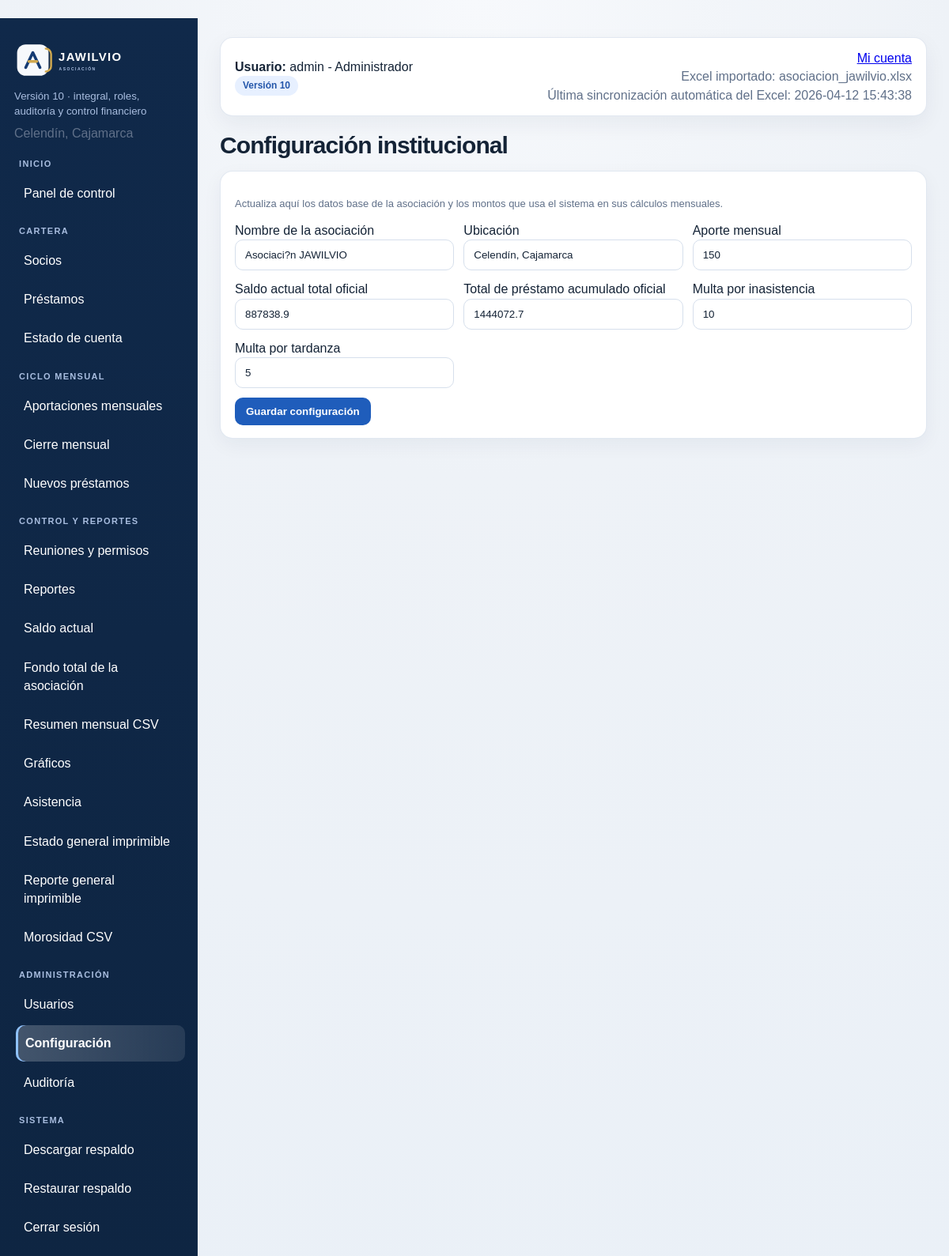
Screenshot of /configuracion (signed in) with the database file from the repository.
### tables this page shows
CREATE TABLE configuracion (
    clave TEXT PRIMARY KEY,
    valor TEXT
);

CREATE TABLE users (
    id INTEGER PRIMARY KEY AUTOINCREMENT,
    username TEXT UNIQUE NOT NULL,
    password TEXT NOT NULL,
    role TEXT NOT NULL
, estado TEXT NOT NULL DEFAULT 'Activo', creado_en TEXT, ultimo_acceso TEXT);

CREATE TABLE meta (
    clave TEXT PRIMARY KEY,
    valor TEXT
);

### app/routes.py (the view, shortened to what this page needs)
@bp.route('/configuracion', methods=['GET', 'POST'])
@admin_required
def configuracion():
    with connect_db() as conn:
        cfg = {r['clave']: r['valor'] for r in conn.execute("SELECT clave, valor FROM configuracion").fetchall()}
    return render_template('configuracion.html', cfg=cfg)

### app/routes.py (called while the page is built)
def connect_db():
    conn = sqlite3.connect(current_app.config['DATABASE'])
    conn.row_factory = sqlite3.Row
    return conn

def role_can_access_endpoint(role, endpoint, write=False):
    if not endpoint:
        return True
    if endpoint.startswith('static'):
        return True
    if endpoint in {'main.login', 'main.logout', 'main.index'}:
        return True
    access_map = ROLE_WRITE_ACCESS if write else ROLE_VIEW_ACCESS
    allowed = access_map.get(role or '', set())
    return '*' in allowed or endpoint in allowed

def admin_required(view):
    @wraps(view)
    def wrapped(*args, **kwargs):
        if not session.get('user_id'):
            return redirect(url_for('main.login'))
        if session.get('role') != 'Administrador':
            flash('Solo el administrador puede realizar esta acción.')
            return redirect(url_for('main.dashboard'))
        return view(*args, **kwargs)
    return wrapped

### app/templates/configuracion.html
{% extends 'base.html' %}
{% block content %}
<h2>Configuración institucional</h2>
<div class="card">
  <p class="small-note">Actualiza aquí los datos base de la asociación y los montos que usa el sistema en sus cálculos mensuales.</p>
  <form method="post" class="form-inline">
    <div><label>Nombre de la asociación</label><input type="text" name="nombre_asociacion" value="{{ cfg.get('nombre_asociacion','') }}" placeholder="Escribe el nombre institucional" required></div>
    <div><label>Ubicación</label><input type="text" name="ubicacion" value="{{ cfg.get('ubicacion','') }}" placeholder="Ciudad, provincia o referencia"></div>
    <div><label>Aporte mensual</label><input type="text" name="aporte_mensual" value="{{ cfg.get('aporte_mensual','150') }}" placeholder="Monto mensual por socio"></div>
    <div><label>Saldo actual total oficial</label><input type="text" name="saldo_actual_total_oficial" value="{{ cfg.get('saldo_actual_total_oficial','887838.9') }}" placeholder="Saldo actual total oficial de la cartera"></div>
    <div><label>Total de préstamo acumulado oficial</label><input type="text" name="total_prestamo_acumulado_oficial" value="{{ cfg.get('total_prestamo_acumulado_oficial','1444072.7') }}" placeholder="Monto oficial acumulado de préstamos"></div>
    <div><label>Multa por inasistencia</label><input type="text" name="multa_inasistencia" value="{{ cfg.get('multa_inasistencia','10') }}" placeholder="Monto de multa por inasistencia"></div>
    <div><label>Multa por tardanza</label><input type="text" name="multa_tardanza" value="{{ cfg.get('multa_tardanza','5') }}" placeholder="Monto de multa por tardanza"></div>
    <div style="grid-column:1/-1"><button class="btn" type="submit">Guardar configuración</button></div>
  </form>
</div>
{% endblock %}

### app/templates/base.html (shortened to what this page needs)
<!doctype html>
<html lang="es">
<head>
  <link rel="stylesheet" href="{{ url_for('static', filename='css/style.css') }}">
</head>
<body>
{% if session.get('user_id') %}
<div class="layout">
  <aside class="sidebar">
    <div class="sidebar-brand">
      <img class="sidebar-logo" src="{{ url_for('static', filename='img/logo_jawilvio_dark.svg') }}" alt="Logo JAWILVIO">
    </div>
    <small>Versión 10 · integral, roles, auditoría y control financiero</small>
    <div class="muted" style="margin-top:6px">{{ app_ubicacion }}</div>
    <nav class="nav" style="margin-top:20px">
      <div class="nav-section-title">Inicio</div>
      {% if can_access('main.dashboard') %}<a class="{% if request.endpoint == 'main.dashboard' %}active{% endif %}" href="{{ url_for('main.dashboard') }}">Panel de control</a>{% endif %}
      <div class="nav-section-title">Cartera</div>
      {% if can_access('main.socios') %}<a class="{% if request.endpoint == 'main.socios' %}active{% endif %}" href="{{ url_for('main.socios') }}">Socios</a>{% endif %}
      {% if can_access('main.prestamos') %}<a class="{% if request.endpoint == 'main.prestamos' %}active{% endif %}" href="{{ url_for('main.prestamos') }}">Préstamos</a>{% endif %}
      {% if can_access('main.estado_cuenta') %}<a class="" href="{{ url_for('main.estado_cuenta') }}">Estado de cuenta</a>{% endif %}
      <div class="nav-section-title">Ciclo mensual</div>
      {% if can_access('main.aportaciones_mensuales') %}<a class="{% if request.endpoint == 'main.aportaciones_mensuales' %}active{% endif %}" href="{{ url_for('main.aportaciones_mensuales') }}">Aportaciones mensuales</a>{% endif %}
      {% if can_access('main.cierre_mensual') %}<a class="{% if request.endpoint == 'main.cierre_mensual' %}active{% endif %}" href="{{ url_for('main.cierre_mensual') }}">Cierre mensual</a>{% endif %}
      {% if can_access('main.nuevos_prestamos') %}<a class="{% if request.endpoint == 'main.nuevos_prestamos' %}active{% endif %}" href="{{ url_for('main.nuevos_prestamos') }}">Nuevos préstamos</a>{% endif %}
      <div class="nav-section-title">Control y reportes</div>
      {% if can_access('main.reuniones') %}<a class="{% if request.endpoint == 'main.reuniones' %}active{% endif %}" href="{{ url_for('main.reuniones') }}">Reuniones y permisos</a>{% endif %}
      {% if can_access('main.reportes') %}<a class="{% if request.endpoint == 'main.reportes' %}active{% endif %}" href="{{ url_for('main.reportes') }}">Reportes</a>{% endif %}
      {% if can_access('main.saldo_actual') %}<a class="" href="{{ url_for('main.saldo_actual') }}">Saldo actual</a>{% endif %}
      {% if can_access('main.fondo_total') %}<a class="{% if request.endpoint == 'main.fondo_total' %}active{% endif %}" href="{{ url_for('main.fondo_total') }}">Fondo total de la asociación</a>{% endif %}
      {% if can_access('main.reporte_mensual_csv') %}<a class="{% if request.endpoint == 'main.reporte_mensual_csv' %}active{% endif %}" href="{{ url_for('main.reporte_mensual_csv') }}">Resumen mensual CSV</a>{% endif %}
      {% if can_access('main.graficos') %}<a class="{% if request.endpoint == 'main.graficos' %}active{% endif %}" href="{{ url_for('main.graficos') }}">Gráficos</a>{% endif %}
      {% if can_access('main.asistencia') %}<a class="{% if request.endpoint == 'main.asistencia' %}active{% endif %}" href="{{ url_for('main.asistencia') }}">Asistencia</a>{% endif %}
      {% if can_access('main.pdf_estado_general') %}<a class="{% if request.endpoint == 'main.pdf_estado_general' %}active{% endif %}" href="{{ url_for('main.pdf_estado_general') }}">Estado general imprimible</a>{% endif %}
      {% if can_access('main.reporte_imprimible') %}<a class="{% if request.endpoint == 'main.reporte_imprimible' %}active{% endif %}" href="{{ url_for('main.reporte_imprimible') }}">Reporte general imprimible</a>{% endif %}
      {% if can_access('main.reporte_morosos_csv') %}<a class="{% if request.endpoint == 'main.reporte_morosos_csv' %}active{% endif %}" href="{{ url_for('main.reporte_morosos_csv') }}">Morosidad CSV</a>{% endif %}
      {% if can_access('main.usuarios') %}
      <div class="nav-section-title">Administración</div>
      <a class="{% if request.endpoint == 'main.usuarios' %}active{% endif %}" href="{{ url_for('main.usuarios') }}">Usuarios</a>
      <a class="{% if request.endpoint == 'main.configuracion' %}active{% endif %}" href="{{ url_for('main.configuracion') }}">Configuración</a>
      <a class="{% if request.endpoint == 'main.auditoria' %}active{% endif %}" href="{{ url_for('main.auditoria') }}">Auditoría</a>
      {% endif %}
      <div class="nav-section-title">Sistema</div>
      {% if can_access('main.backup') %}<a class="{% if request.endpoint == 'main.backup' %}active{% endif %}" href="{{ url_for('main.backup') }}">Descargar respaldo</a>{% endif %}
      {% if can_access('main.restaurar_respaldo') %}<a class="{% if request.endpoint == 'main.restaurar_respaldo' %}active{% endif %}" href="{{ url_for('main.restaurar_respaldo') }}">Restaurar respaldo</a>{% endif %}
      <a href="{{ url_for('main.logout') }}">Cerrar sesión</a>
    </nav>
  </aside>
  <main class="content">
    <div class="topbar">
      <div><strong>Usuario:</strong> {{ session.get('username') }} - {{ session.get('role') }}<br><span class="badge">Versión 10</span></div>
      <div class="muted" style="text-align:right">
        <div><a href="{{ url_for('main.mi_cuenta') }}">Mi cuenta</a></div>
        <div>Excel importado: {{ excel_importado }}</div>
        {% if excel_sync_at %}
        <div>Última sincronización automática del Excel: {{ excel_sync_at }}</div>
        {% endif %}
      </div>
    </div>
    {% block content %}{% endblock %}
  </main>
</div>
{% else %}
{% block auth %}{% endblock %}
{% endif %}
</body>
</html>

### app/static/css/style.css (style rules this page uses)
:root { --nav:#10294a; --bg:#eef2f7; --card:#fff; --primary:#1f5dbb; --primary-dark:#174a95; --text:#142336; --muted:#607089; --line:#e4ebf3; --line-strong:#d6dfec; --shadow-soft:0 10px 28px rgba(16,41,74,.06); --shadow-card:0 8px 24px rgba(16,41,74,.05); }
* { box-sizing:border-box }
body { margin:0; font-family:Arial,sans-serif; background:radial-gradient(circle at top,#f7f9fc 0,#eef2f7 35%,#eaf0f7 100%); color:var(--text); line-height:1.45; }
.layout { display:flex;min-height:100vh }
.sidebar { width:250px; background:linear-gradient(180deg,#10294a 0,#0e2542 100%); color:#fff; padding:26px 18px; box-shadow:inset -1px 0 0 rgba(255,255,255,.06); }
.sidebar-brand { margin:0 0 10px; }
.sidebar-logo { display:block; width:100%; max-width:190px; height:auto; }
.sidebar small { color:#a8bddf; display:block; line-height:1.4; }
.nav a { display:block; color:#fff; text-decoration:none; padding:11px 12px; border-radius:10px; margin:4px 0; transition:background .18s ease,transform .18s ease; }
.nav-section-title { margin:18px 6px 6px; color:#a8bddf; font-size:11px; font-weight:800; letter-spacing:.12em; text-transform:uppercase; }
.nav-section-title:first-child { margin-top:0; }
.nav a:hover,.nav a.active { background:rgba(255,255,255,.12); transform:translateX(2px); }
.nav a.active { background:linear-gradient(90deg,rgba(255,255,255,.22),rgba(255,255,255,.1)); box-shadow:inset 3px 0 0 #8fc2ff; font-weight:700; }
.content { flex:1; padding:24px 28px 34px; }
.content h2 { margin:0 0 16px; font-size:30px; line-height:1.1; letter-spacing:-.03em; }
.topbar { background:#fff; border:1px solid rgba(214,223,236,.7); border-radius:16px; padding:14px 18px; margin-bottom:20px; display:flex; justify-content:space-between; align-items:center; gap:12px; box-shadow:var(--shadow-soft); }
.badge { display:inline-block; background:#e7f0ff; color:#2457aa; border-radius:999px; padding:4px 10px; font-size:12px; font-weight:bold; }
.card,.kpi-box { background:var(--card); border-radius:16px; padding:18px 18px 16px; border:1px solid rgba(214,223,236,.72); box-shadow:var(--shadow-card); transition:transform .18s ease, box-shadow .18s ease, border-color .18s ease; }
.btn { display:inline-flex; align-items:center; justify-content:center; background:var(--primary); color:#fff; text-decoration:none; border:none; border-radius:10px; padding:10px 14px; cursor:pointer; font-weight:600; transition:background .18s ease,transform .18s ease,box-shadow .18s ease; }
a { transition:color .16s ease,text-decoration-color .16s ease,opacity .16s ease }
input[type=text],input[type=password],input[type=date],select { width:100%; padding:11px 12px; border:1px solid #d6dfec; border-radius:10px; background:#fff; color:var(--text); transition:border-color .18s ease, box-shadow .18s ease, transform .18s ease; }
.muted { color:var(--muted) }
.form-inline { display:grid;grid-template-columns:1fr 180px 160px;gap:12px }
.small-note { color:#607089;font-size:13px;line-height:1.5 }
.form-inline { display:grid;grid-template-columns:repeat(3,1fr);gap:12px }
.card .search:last-child,.card form:last-child,.card table:last-child { margin-bottom:0 }

### rows the page displays
configuracion: valor "Celendín, Cajamarca", ubicacion "Celendín, Cajamarca"
users: get "admin", get "Administrador"
meta: valor "asociacion_jawilvio.xlsx"
meta: valor "2026-04-12 15:43:38"
configuracion: nombre_asociacion "Asociaci?n JAWILVIO"
configuracion: aporte_mensual "150"
configuracion: saldo_actual_total_oficial "887838.9"
configuracion: total_prestamo_acumulado_oficial "1444072.7"
configuracion: multa_inasistencia "10"
